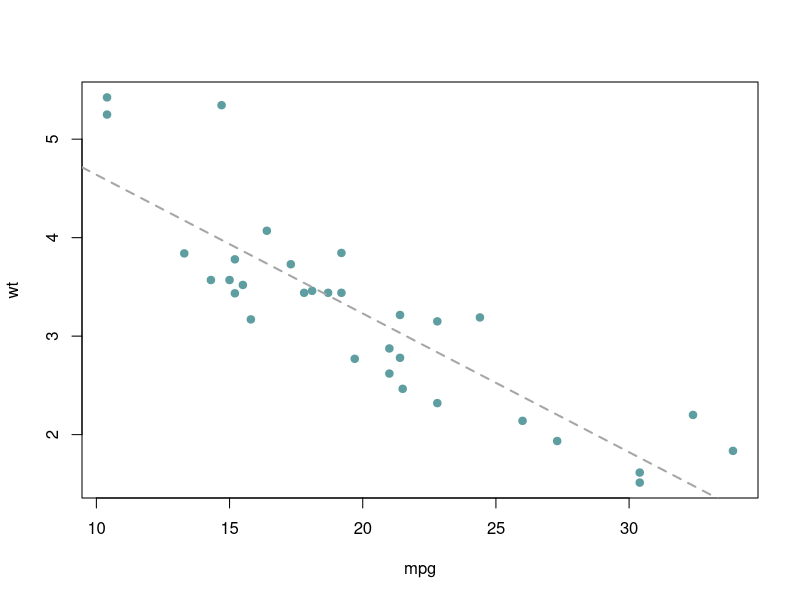

R code for this plot:
## ---- chunk 1
fit <- lm(mpg~wt, data=mtcars)
summary(fit)
## ---- chunk 2
plot(mtcars$mpg, mtcars$wt, pch = 19, col = 'cadetblue', xlab = 'mpg', ylab = 'wt')
abline(lm(wt~mpg, data=mtcars), lty = 2, lwd = 2, col = 'grey65')
